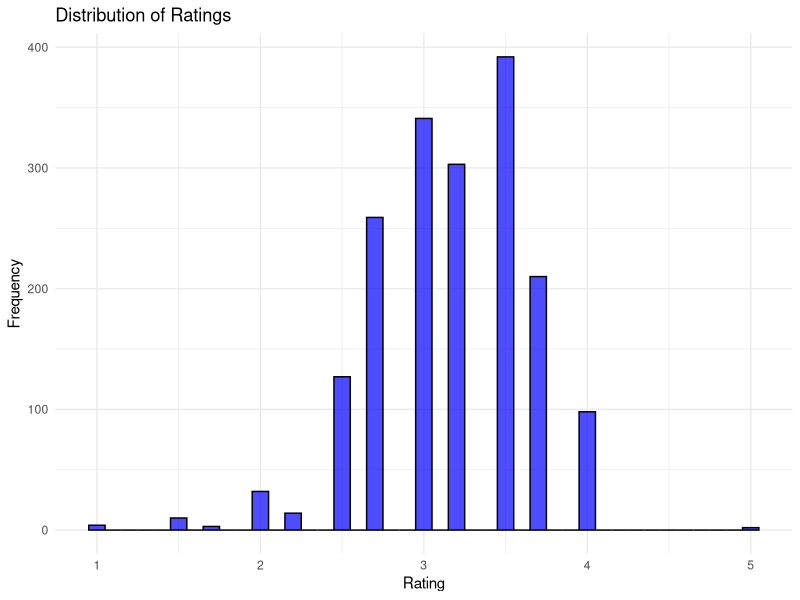
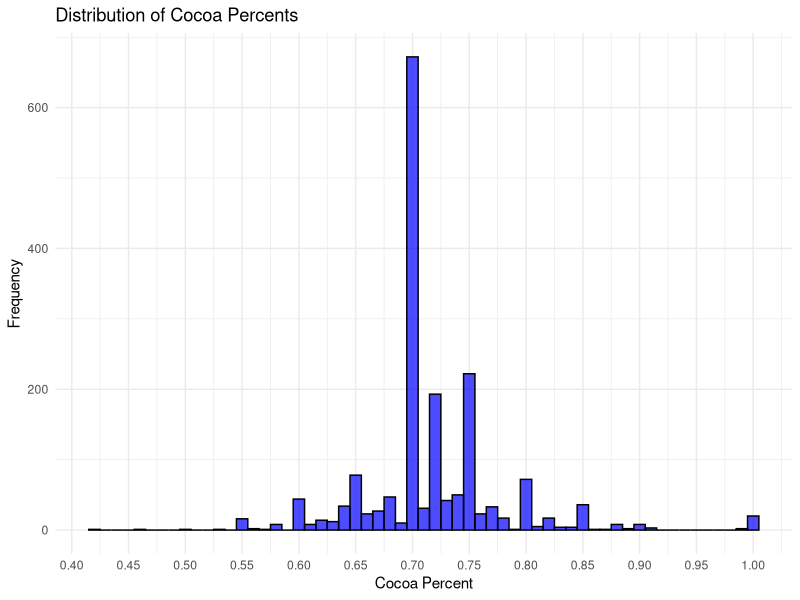
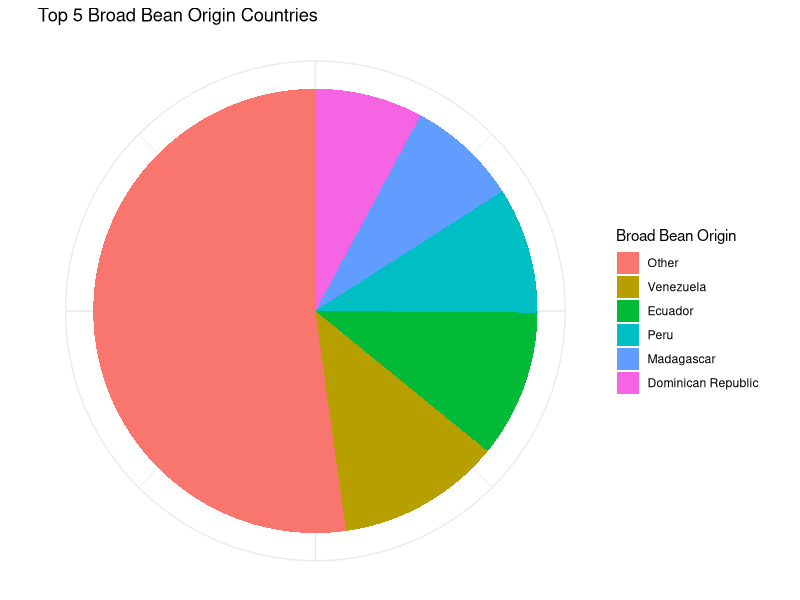
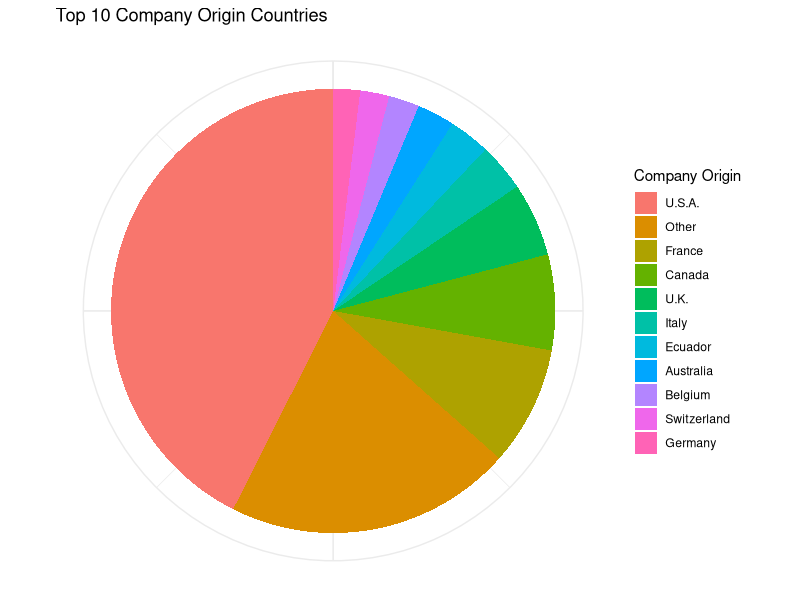
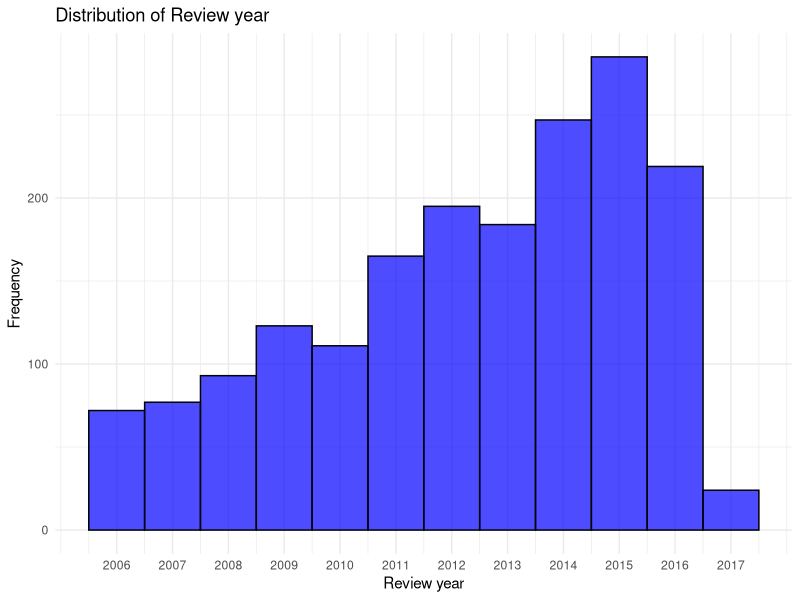
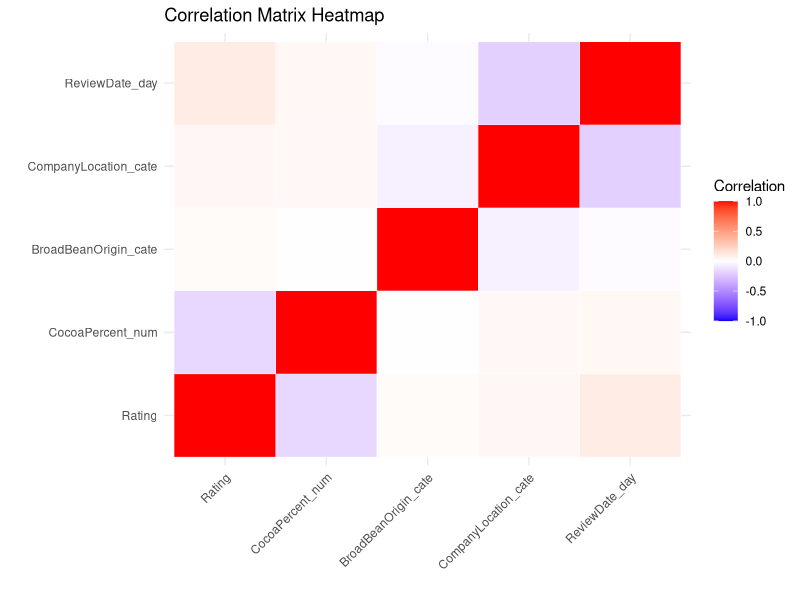
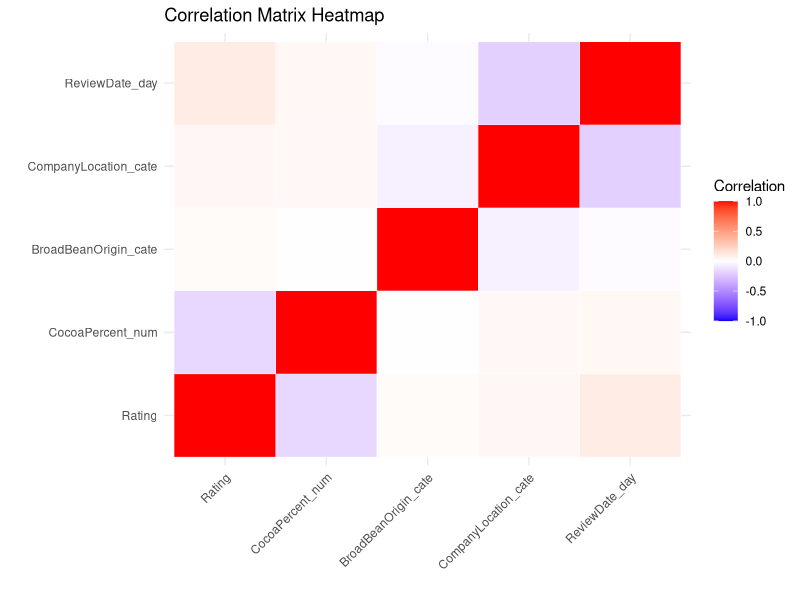

These figures' R source, in order:
suppressMessages(library(tidyverse))
library(reshape2)
library(splines)

data<-read.csv("derived_data/data.csv")

#plot distribution
plt1<-ggplot(data, aes(x = Rating)) +
  geom_histogram(binwidth = 0.1, color = "black", fill = "blue", alpha = 0.7) +
  labs(
    title = "Distribution of Ratings",
    x = "Rating",
    y = "Frequency"
  ) +
  theme_minimal()

ggsave("figures/dist_rate.png",plot=plt1)

plt2<-ggplot(data, aes(x = CocoaPercent_num)) +
  geom_histogram(binwidth = 0.01, color = "black", fill = "blue", alpha = 0.7) +
  scale_x_continuous(
    breaks = seq(floor(min(data$CocoaPercent_num, na.rm = TRUE)), 
                 ceiling(max(data$CocoaPercent_num, na.rm = TRUE)), 
                 by = 0.05)
  ) +
  labs(
    title = "Distribution of Cocoa Percents",
    x = "Cocoa Percent",
    y = "Frequency"
  ) +
  theme_minimal()

ggsave("figures/dist_cocoa.png",plot=plt2)

data <- data %>%
  mutate(BroadBeanOrigin_cate = fct_reorder(BroadBeanOrigin_cate, 
                                            -prop.table(table(BroadBeanOrigin_cate))[BroadBeanOrigin_cate]))

plt3<-ggplot(data, aes(x = "", fill = BroadBeanOrigin_cate)) +
  geom_bar(aes(y = ..count../sum(..count..)), width = 1, stat = "count") +
  coord_polar(theta = "y") +
  labs(
    title = "Top 5 Broad Bean Origin Countries",
    x = NULL,
    y = NULL,
    fill = "Broad Bean Origin"
  ) +
  theme_minimal() +
  theme(axis.ticks = element_blank(), axis.text = element_blank())

ggsave("figures/pie_broad.png",plot=plt3)

data <- data %>%
  mutate(CompanyLocation_cate = fct_reorder(CompanyLocation_cate, 
                                            -prop.table(table(CompanyLocation_cate))[CompanyLocation_cate]))

plt4<-ggplot(data, aes(x = "", fill = CompanyLocation_cate)) +
  geom_bar(aes(y = ..count../sum(..count..)), width = 1, stat = "count") +
  coord_polar(theta = "y") +
  labs(
    title = "Top 10 Company Origin Countries",
    x = NULL,
    y = NULL,
    fill = "Company Origin"
  ) +
  theme_minimal() +
  theme(axis.ticks = element_blank(), axis.text = element_blank())

ggsave("figures/pie_company.png",plot=plt4)

plt5<-ggplot(data, aes(x = ReviewDate)) +
  geom_histogram(binwidth = 1, color = "black", fill = "blue", alpha = 0.7) +
  scale_x_continuous(breaks = seq(floor(min(data$ReviewDate)), ceiling(max(data$ReviewDate)), by = 1)) +
  labs(
    title = "Distribution of Review year",
    x = "Review year",
    y = "Frequency"
  ) +
  theme_minimal()

ggsave("figures/dist_review.png",plot=plt5)

# Convert categorical variables to numeric (e.g., using their factor levels)
data$BroadBeanOrigin_cate <- as.numeric(as.factor(data$BroadBeanOrigin_cate))
data$CompanyLocation_cate <- as.numeric(as.factor(data$CompanyLocation_cate))

# Select the relevant columns
selected_data <- data[, c("Rating", "CocoaPercent_num", "BroadBeanOrigin_cate", 
                          "CompanyLocation_cate", "ReviewDate_day")]

# Compute the correlation matrix
cor_matrix <- cor(selected_data, use = "pairwise.complete.obs")

# Melt the correlation matrix for ggplot
cor_melt <- melt(cor_matrix)

# Create a ggplot heatmap of the correlation matrix
plt6<-ggplot(cor_melt, aes(Var1, Var2, fill = value)) +
  geom_tile(color = "white") +
  scale_fill_gradient2(low = "blue", high = "red", mid = "white", 
                       midpoint = 0, limit = c(-1, 1), space = "Lab", 
                       name = "Correlation") +
  theme_minimal() +
  theme(axis.text.x = element_text(angle = 45, vjust = 1, hjust = 1)) +
  labs(x = "", y = "", title = "Correlation Matrix Heatmap")

ggsave("figures/corr.png",plot=plt6)

plt7<-ggplot(data, aes(x = CocoaPercent_num, y = Rating)) +
  geom_point(alpha = 0.6) +  # Scatter points with some transparency
  geom_smooth(method = "lm", formula = y ~ ns(x, df = 3), color = "blue", se = TRUE) +
  scale_x_continuous(
    breaks = seq(floor(min(data$CocoaPercent_num, na.rm = TRUE)), 
                 ceiling(max(data$CocoaPercent_num, na.rm = TRUE)), 
                 by = 0.05)
  ) +
  labs(
    title = "Scatterplot of Cocoa Percent vs Rating with Natural Spline Fit",
    x = "Cocoa Percent",
    y = "Rating"
  ) +
  theme_minimal()

ggsave("figures/corr_CR.png",plot=plt6)

